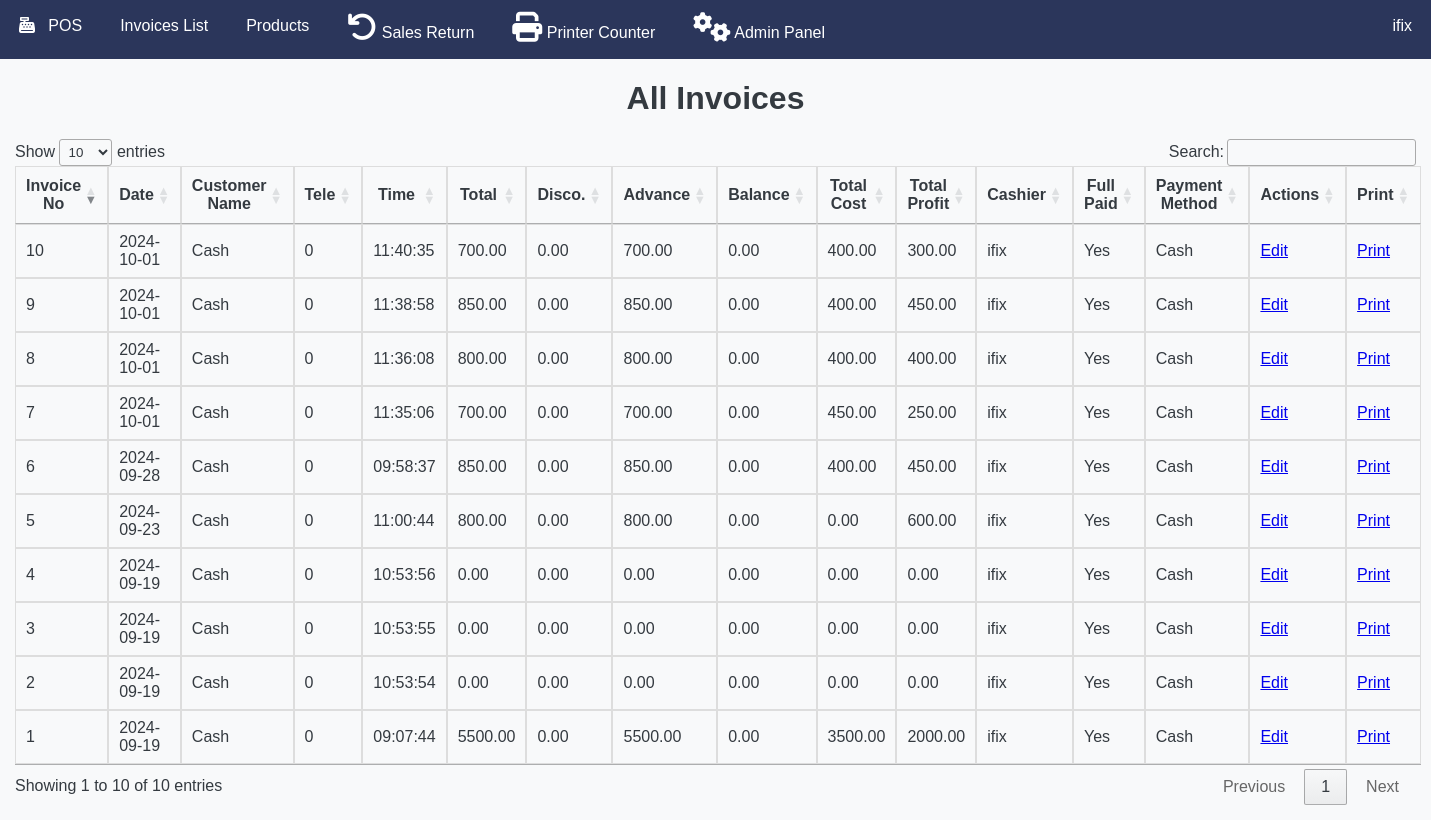
Screenshot of /invoice/index.php (signed in) with the database file from the repository.
### tables this page shows
CREATE TABLE `invoice` (
  `invoice_number` int(10) NOT NULL,
  `invoice_description` text DEFAULT NULL,
  `customer_name` varchar(80) NOT NULL,
  `invoice_date` date NOT NULL DEFAULT current_timestamp(),
  `time` time NOT NULL DEFAULT current_timestamp(),
  `customer_mobile` int(10) NOT NULL,
  `biller` varchar(20) NOT NULL,
  `total` decimal(15,2) NOT NULL,
  `discount` decimal(15,2) NOT NULL,
  `advance` decimal(15,2) NOT NULL,
  `balance` decimal(15,2) NOT NULL,
  `cost` double(10,2) NOT NULL DEFAULT 0.00,
  `profit` double(10,2) NOT NULL DEFAULT 0.00,
  `full_paid` tinyint(1) NOT NULL,
  `paymentMethod` varchar(20) NOT NULL,
  `individual_discount_mode` tinyint(1) DEFAULT 0,
  `credit_payment` tinyint(1) NOT NULL DEFAULT 0,
  `customer_id` int(2) DEFAULT 0,
  `primary_worker` varchar(10) NOT NULL DEFAULT '0',
  `amount_received` decimal(15,2) DEFAULT NULL,
  `cash_change` decimal(15,2) DEFAULT NULL
);

CREATE TABLE `employees` (
  `employ_id` int(4) NOT NULL,
  `emp_name` varchar(50) NOT NULL,
  `mobile` int(10) NOT NULL,
  `address` varchar(150) DEFAULT NULL,
  `bank_account` varchar(30) DEFAULT NULL,
  `role` varchar(10) NOT NULL DEFAULT 'Employee',
  `nic` varchar(15) NOT NULL,
  `salary` decimal(8,2) NOT NULL DEFAULT 0.00,
  `day_salary` decimal(8,2) NOT NULL,
  `password` varchar(30) NOT NULL,
  `status` int(1) NOT NULL DEFAULT 1,
  `dp` longblob DEFAULT NULL,
  `is_clocked_in` tinyint(1) DEFAULT 0,
  `onboard_date` date NOT NULL DEFAULT current_timestamp()
);

### invoice/DataTable of DB Invoice Table.php (the view, shortened to what this page needs)
<?php
if ($result = mysqli_query($con, $sql)) {
    if (mysqli_num_rows($result) > 0) {
        echo "<table id='DataTable' style='width: 80%'>";
        echo "<thead>";
        echo "<tr>";
        echo "<th>Invoice No</th>";
        echo "<th>Date</th>";
        echo "<th>Customer Name</th>";
        echo "<th>Tele</th>";
        echo "<th>Time</th>";
        echo "<th>Total</th>";
        echo "<th>Disco.</th>";
        echo "<th>Advance</th>";
        echo "<th>Balance</th>";
        echo "<th>Total Cost</th>";
        echo "<th>Total Profit</th>";
        echo "<th>Cashier</th>";
        echo "<th>Full Paid</th>";
        echo "<th>Payment Method</th>";
        echo "<th>Actions</th>";
        echo "<th>Print</th>";
        echo "</tr>";
        echo "</thead>";
        echo "<tbody>";
        while ($row = mysqli_fetch_array($result)) {
            $invoice_date = $row['invoice_date'];
            $invoice_number = $row['invoice_number'];
            $customer_name = $row['customer_name'];
            $customer_mobile = $row['customer_mobile'];
            $time = $row['time'];
            $total = $row['total'];
            $discount = $row['discount'];
            $advance = $row['advance'];
            $balance = $row['balance'];
            $cost = $row['cost'];
            $profit = $row['profit'];
            $biller = $row['emp_name'];
            $paided = $row['full_paid'];
            $paymentMethod = $row['paymentMethod'];
            echo "<tr>";
            echo "<td>" . $invoice_number . "</td>";
            echo "<td>" . $invoice_date . "</td>";
            echo "<td>" . $customer_name . "</td>";
            echo "<td>" . $customer_mobile . "</td>";
            echo "<td>" . $time . "</td>";
            echo "<td>" . $total . "</td>";
            echo "<td>" . $discount . "</td>";
            echo "<td>" . $advance . "</td>";
            echo "<td>" . $balance . "</td>";
            echo "<td>" . $cost . "</td>";
            echo "<td>" . $profit . "</td>";
            echo "<td>" . $biller . "</td>";
            echo "<td>";
            if ($paided == 0) {
                echo "No <br> <button onclick=' addFund(`$invoice_number`, $balance, `Add Fund`)'>Add Fund </button> <br>
                    <button onclick=' addFund(`$invoice_number`, $balance, `Full Payment`)'>Full Payment </button>";
            } elseif ($paided == 1) {
                echo 'Yes';
            }
            echo "</td>";
            echo "<td>" . $paymentMethod . "</td>";
            echo "<td> <a href='/invoice/edit-bill.php?id={$row['invoice_number']}'>Edit</a> </td>";
            echo "<td> <a href='/invoice/print.php?id={$row['invoice_number']}' target='_blanck'>Print</a> </td>";
            echo "</tr>";
        }
        echo "</tbody>";
        echo "</table>";
    } else {
        echo "No records matching your query were found.";
    }
} else {
    echo "ERROR: Could not able to execute $sql. " . mysqli_error($con);
}
?>

### style.css (style rules this page uses)
:root { --primary: #4361ee; --secondary: #3f37c9; --success: #4cc9f0; --info: #4895ef; --warning: #f72585; --danger: #e63946; --light: #f8f9fa; --dark: #212529; --gray-100: #f8f9fa; --gray-200: #e9ecef; --gray-300: #dee2e6; --gray-400: #ced4da; --gray-500: #adb5bd; --gray-600: #6c757d; --gray-700: #495057; --gray-800: #343a40; --gray-900: #212529; --border-radius: 0.375rem; --box-shadow: 0 0.125rem 0.25rem rgba(0, 0, 0, 0.075); }
body { font-family: 'Poppins', sans-serif; background-color: var(--gray-100); color: var(--gray-800); margin: 0; padding: 0; }
th { text-align: center !important; }
table { font-family: Arial, sans-serif; border-collapse: collapse; width: 100%; }
td, th { border: 1px solid #dddddd; text-align: left; padding: 8px; }

### invoice/DataTable of DB Invoice Table.php (style rules this page uses)
th.sorting:nth-child(2), th.sorting:nth-child(7), th.sorting:nth-child(11), th.sorting:nth-child(12), th.sorting:nth-child(10) { width: 5px !important; }

### rows the page displays
invoice: invoice_number "10", invoice_date "2024-10-01", customer_name "Cash", customer_mobile "0", time "11:40:35", total "700.00", discount "0.00", advance "700.00", balance "0.00", cost "400.00", profit "300.00", employees.emp_name "ifix", full_paid "Yes", paymentMethod "Cash"
invoice: invoice_number "9", invoice_date "2024-10-01", customer_name "Cash", customer_mobile "0", time "11:38:58", total "850.00", discount "0.00", advance "850.00", balance "0.00", cost "400.00", profit "450.00", employees.emp_name "ifix", full_paid "Yes", paymentMethod "Cash"
invoice: invoice_number "8", invoice_date "2024-10-01", customer_name "Cash", customer_mobile "0", time "11:36:08", total "800.00", discount "0.00", advance "800.00", balance "0.00", cost "400.00", profit "400.00", employees.emp_name "ifix", full_paid "Yes", paymentMethod "Cash"
invoice: invoice_number "7", invoice_date "2024-10-01", customer_name "Cash", customer_mobile "0", time "11:35:06", total "700.00", discount "0.00", advance "700.00", balance "0.00", cost "450.00", profit "250.00", employees.emp_name "ifix", full_paid "Yes", paymentMethod "Cash"
invoice: invoice_number "6", invoice_date "2024-09-28", customer_name "Cash", customer_mobile "0", time "09:58:37", total "850.00", discount "0.00", advance "850.00", balance "0.00", cost "400.00", profit "450.00", employees.emp_name "ifix", full_paid "Yes", paymentMethod "Cash"
invoice: invoice_number "5", invoice_date "2024-09-23", customer_name "Cash", customer_mobile "0", time "11:00:44", total "800.00", discount "0.00", advance "800.00", balance "0.00", cost "0.00", profit "600.00", employees.emp_name "ifix", full_paid "Yes", paymentMethod "Cash"
invoice: invoice_number "4", invoice_date "2024-09-19", customer_name "Cash", customer_mobile "0", time "10:53:56", total "0.00", discount "0.00", advance "0.00", balance "0.00", cost "0.00", profit "0.00", employees.emp_name "ifix", full_paid "Yes", paymentMethod "Cash"
invoice: invoice_number "3", invoice_date "2024-09-19", customer_name "Cash", customer_mobile "0", time "10:53:55", total "0.00", discount "0.00", advance "0.00", balance "0.00", cost "0.00", profit "0.00", employees.emp_name "ifix", full_paid "Yes", paymentMethod "Cash"
invoice: invoice_number "2", invoice_date "2024-09-19", customer_name "Cash", customer_mobile "0", time "10:53:54", total "0.00", discount "0.00", advance "0.00", balance "0.00", cost "0.00", profit "0.00", employees.emp_name "ifix", full_paid "Yes", paymentMethod "Cash"
invoice: invoice_number "1", invoice_date "2024-09-19", customer_name "Cash", customer_mobile "0", time "09:07:44", total "5500.00", discount "0.00", advance "5500.00", balance "0.00", cost "3500.00", profit "2000.00", employees.emp_name "ifix", full_paid "Yes", paymentMethod "Cash"

### other values shown
$_SESSION['employee_name'] "ifix"
